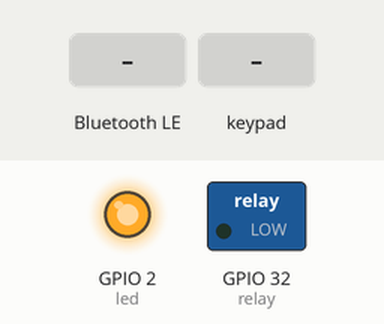
The program below on a simulated ESP32 board running MicroPython. Shown: switched loads named in the program (green lamp = pin HIGH), output pins drawn as LEDs (lit = HIGH). Inputs (shaded band) come from the test bench. Nothing arrives over Bluetooth unless stated; pins used as bus, display or sensor lines are not drawn; what the program prints to the serial console is not drawn.

Above: at 0.1 s.
At 1.8 s:
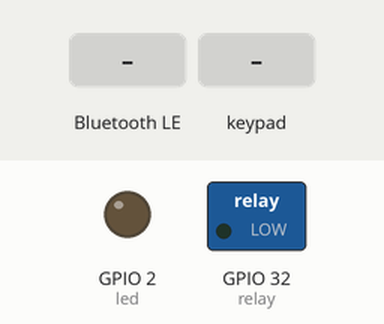
1.9 s: "OPEN" written over Bluetooth
At 3.0 s:
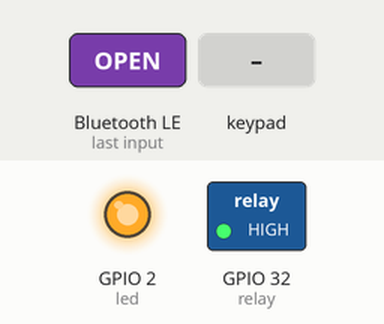
3.4 s: key '1' pressed
5.0 s: keypad keys 1 2 3 4 pressed 0.4 s apart
8.1 s: "#" written over Bluetooth
9.6 s: key '2' pressed
11.2 s: keypad keys 1 2 3 4 A pressed 0.4 s apart
Timing chart, 0 to 14.2 s (numbered marks = the images above; inputs shaded):
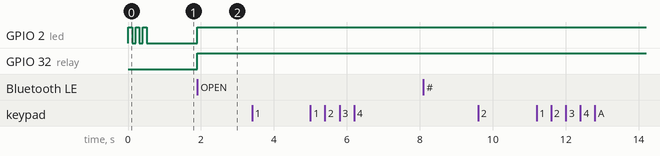

Measured:
- after the input at 1.9 s, GPIO 2 (led), GPIO 32 (relay): LOW → HIGH at once
- after the input at 3.4 s, every drawn part: stays the same
- after the input at 5.0 s, every drawn part: stays the same
- after the input at 8.1 s, every drawn part: stays the same
- after the input at 9.6 s, every drawn part: stays the same
- after the input at 11.2 s, every drawn part: stays the same

The program:

digital_safe_locker_T8.py
```python
"""
Digital Safe Locker - LILYGO T8 V1.7 ESP32-WROVER
Features:
- 3x4 or 4x3 Keypad for manual password entry
- Bluetooth control from Android app
- 6V Relay for door lock control
- 8MB PSRAM, TF Card support, 3D Antenna

Board: LILYGO T8 V1.7 ESP32-WROVER 8MB PSRAM
"""

from machine import Pin
import time
import bluetooth
from ble_simple_peripheral import BLESimplePeripheral

# ===== CONFIGURATION =====
CORRECT_PASSWORD = "1234"  # Change this to your desired password
LOCK_OPEN_TIME = 5  # Seconds to keep lock open
MAX_ATTEMPTS = 3  # Maximum wrong password attempts

# ===== LILYGO T8 V1.7 PIN DEFINITIONS =====
# Relay control pin
RELAY_PIN = 32

# 4x3 Keypad pins (3 rows, 4 columns)
# Using safe GPIO pins that don't conflict with SD card or PSRAM
ROW_PINS = [22, 21, 15]      # Row 1, 2, 3
COL_PINS = [13, 12, 14, 27]  # Col 1, 2, 3, 4

# Keypad matrix layout (3 rows x 4 columns)
KEYS = [
    ['1', '2', '3', 'A'],
    ['4', '5', '6', 'B'],
    ['7', '8', '9', 'C']
]

# ===== IMPORTANT: LILYGO T8 V1.7 PIN RESTRICTIONS =====
# DO NOT USE these pins (reserved for board functions):
# GPIO 0  - Boot/Flash button
# GPIO 2  - Onboard LED
# GPIO 4  - SD Card CS (if using SD card)
# GPIO 5  - SD Card
# GPIO 6-11 - Internal Flash (NEVER USE)
# GPIO 16-17 - PSRAM (if using PSRAM)
# GPIO 18 - SD Card SCK
# GPIO 19 - SD Card MISO
# GPIO 23 - SD Card MOSI

# SAFE TO USE (used in this project):
# GPIO 12, 13, 14, 15, 21, 22, 27, 32, 33

# ===== RESET BUTTON =====
# Hardware reset button wiring:
# - Connect one side of tactile button to EN pin
# - Connect other side to GND
# - Press button to reset ESP32
# - Accessible from battery compartment

# ===== HARDWARE SETUP =====
# Initialize relay (active HIGH)
relay = Pin(RELAY_PIN, Pin.OUT)
relay.value(0)  # Start with lock closed

# Initialize keypad rows as outputs (HIGH by default)
rows = [Pin(pin, Pin.OUT) for pin in ROW_PINS]
for row in rows:
    row.value(1)

# Initialize keypad columns as inputs with pull-up
cols = [Pin(pin, Pin.IN, Pin.PULL_UP) for pin in COL_PINS]

# Onboard LED (optional - for status indication)
led = Pin(2, Pin.OUT)

# ===== GLOBAL VARIABLES =====
entered_password = ""
failed_attempts = 0
lock_state = False  # False = locked, True = unlocked

# ===== DOOR LOCK FUNCTIONS =====
def open_lock():
    """Open the door lock"""
    global lock_state
    print("🔓 Lock OPENED")
    relay.value(1)  # Activate relay
    led.value(1)    # Turn on LED
    lock_state = True

def close_lock():
    """Close the door lock"""
    global lock_state
    print("🔒 Lock CLOSED")
    relay.value(0)  # Deactivate relay
    led.value(0)    # Turn off LED
    lock_state = False

def toggle_lock():
    """Toggle lock state"""
    if lock_state:
        close_lock()
    else:
        open_lock()

# ===== KEYPAD FUNCTIONS =====
def read_keypad():
    """
    Scan the keypad matrix and return pressed key
    Returns None if no key is pressed
    """
    for row_num, row_pin in enumerate(rows):
        # Set current row LOW
        row_pin.value(0)

        # Check each column
        for col_num, col_pin in enumerate(cols):
            if col_pin.value() == 0:  # Key pressed (column pulled LOW)
                # Debounce
                time.sleep_ms(20)
                if col_pin.value() == 0:
                    # Wait for key release
                    while col_pin.value() == 0:
                        time.sleep_ms(10)

                    # Set row back to HIGH
                    row_pin.value(1)

                    return KEYS[row_num][col_num]

        # Set row back to HIGH
        row_pin.value(1)

    return None

def process_keypad_input(key):
    """Process keypad button press"""
    global entered_password, failed_attempts

    print(f"Key pressed: {key}")

    if key == '#' or key == 'C':  # Enter/Submit
        if entered_password == CORRECT_PASSWORD:
            print("✅ Correct password!")
            open_lock()
            time.sleep(LOCK_OPEN_TIME)
            close_lock()
            failed_attempts = 0
        else:
            failed_attempts += 1
            print(f"❌ Wrong password! Attempt {failed_attempts}/{MAX_ATTEMPTS}")

            if failed_attempts >= MAX_ATTEMPTS:
                print("🚨 TOO MANY FAILED ATTEMPTS! Locking for 30 seconds...")
                # Blink LED during lockout
                for _ in range(30):
                    led.value(1)
                    time.sleep(0.5)
                    led.value(0)
                    time.sleep(0.5)
                failed_attempts = 0

        entered_password = ""  # Clear entered password

    elif key == '*' or key == 'A':  # Clear
        entered_password = ""
        print("🔄 Password cleared")

    elif key == 'B':  # Quick unlock (for testing/emergency)
        print("⚡ Emergency unlock!")
        open_lock()
        time.sleep(LOCK_OPEN_TIME)
        close_lock()

    else:  # Number key
        if len(entered_password) < 8:  # Limit password length
            entered_password += key
            print(f"Password: {'*' * len(entered_password)}")

# ===== BLUETOOTH FUNCTIONS =====
def on_rx(data):
    """Handle received Bluetooth data"""
    global failed_attempts

    command = data.decode().strip().upper()
    print(f"BT Command received: {command}")

    if command.startswith("PASS:"):
        # Password received from app
        password = command[5:]
        if password == CORRECT_PASSWORD:
            print("✅ Correct BT password!")
            open_lock()
            time.sleep(LOCK_OPEN_TIME)
            close_lock()
            ble.send("OK:UNLOCKED\n")
            failed_attempts = 0
        else:
            failed_attempts += 1
            print(f"❌ Wrong BT password! Attempt {failed_attempts}/{MAX_ATTEMPTS}")
            ble.send(f"ERROR:WRONG_PASSWORD:{failed_attempts}/{MAX_ATTEMPTS}\n")

    elif command == "OPEN":
        open_lock()
        ble.send("OK:OPENED\n")

    elif command == "CLOSE":
        close_lock()
        ble.send("OK:CLOSED\n")

    elif command == "TOGGLE":
        toggle_lock()
        state = "OPENED" if lock_state else "CLOSED"
        ble.send(f"OK:{state}\n")

    elif command == "STATUS":
        state = "OPENED" if lock_state else "CLOSED"
        ble.send(f"STATUS:{state}\n")

    elif command == "INFO":
        # Send board information
        info = "BOARD:LILYGO_T8_V1.7_ESP32-WROVER_8MB_PSRAM\n"
        ble.send(info)

    else:
        ble.send("ERROR:UNKNOWN_COMMAND\n")

# ===== BLUETOOTH SETUP =====
print("\n" + "="*50)
print("  LILYGO T8 V1.7 - Digital Safe Locker")
print("="*50)
print("Board: ESP32-WROVER with 8MB PSRAM")
print("Initializing Bluetooth...")

ble = BLESimplePeripheral("T8-SafeLock")
ble.on_write(on_rx)
print("✅ Bluetooth ready! Device name: T8-SafeLock")

# ===== MAIN LOOP =====
def main():
    """Main program loop"""
    print("\n" + "="*50)
    print("   DIGITAL SAFE LOCKER - READY")
    print("="*50)
    print(f"Set Password: {CORRECT_PASSWORD}")
    print("Keypad: Enter password, press # or C to submit")
    print("Keypad: Press * or A to clear")
    print("Keypad: Press B for emergency unlock")
    print("Bluetooth: Send 'PASS:xxxx' or 'OPEN'/'CLOSE'")
    print("="*50 + "\n")

    # Startup LED flash
    for _ in range(3):
        led.value(1)
        time.sleep(0.1)
        led.value(0)
        time.sleep(0.1)

    while True:
        # Check for keypad input
        key = read_keypad()
        if key:
            process_keypad_input(key)

        # Small delay to prevent excessive CPU usage
        time.sleep_ms(50)

# ===== START PROGRAM =====
if __name__ == "__main__":
    try:
        main()
    except KeyboardInterrupt:
        print("\n👋 Program stopped by user")
        close_lock()
        led.value(0)
    except Exception as e:
        print(f"❌ Error: {e}")
        close_lock()
        led.value(0)
```

ble_simple_peripheral.py
```python
"""
Simple BLE Peripheral for ESP32 MicroPython
Simplified BLE UART service implementation
"""

import bluetooth
from ble_advertising import advertising_payload
from micropython import const
import struct

_IRQ_CENTRAL_CONNECT = const(1)
_IRQ_CENTRAL_DISCONNECT = const(2)
_IRQ_GATTS_WRITE = const(3)

_FLAG_READ = const(0x0002)
_FLAG_WRITE_NO_RESPONSE = const(0x0004)
_FLAG_WRITE = const(0x0008)
_FLAG_NOTIFY = const(0x0010)

_UART_UUID = bluetooth.UUID("6E400001-B5A3-F393-E0A9-E50E24DCCA9E")
_UART_TX = (
    bluetooth.UUID("6E400003-B5A3-F393-E0A9-E50E24DCCA9E"),
    _FLAG_READ | _FLAG_NOTIFY,
)
_UART_RX = (
    bluetooth.UUID("6E400002-B5A3-F393-E0A9-E50E24DCCA9E"),
    _FLAG_WRITE | _FLAG_WRITE_NO_RESPONSE,
)
_UART_SERVICE = (
    _UART_UUID,
    (_UART_TX, _UART_RX),
)


class BLESimplePeripheral:
    def __init__(self, name="T8-Lock"):
        try:
            self._ble = bluetooth.BLE()
            self._ble.active(True)
            self._ble.irq(self._irq)
            ((self._handle_tx, self._handle_rx),) = self._ble.gatts_register_services((_UART_SERVICE,))
            self._connections = set()
            self._write_callback = None
            self.device_name = name
            self.service_uuid = _UART_UUID
            self._advertise()
        except Exception as e:
            print(f"BT: Init error: {e}")
            raise

    def _irq(self, event, data):
        # Track connections with error handling
        try:
            if event == _IRQ_CENTRAL_CONNECT:
                conn_handle, _, _ = data
                print("BT: Device connected")
                self._connections.add(conn_handle)
            elif event == _IRQ_CENTRAL_DISCONNECT:
                conn_handle, _, _ = data
                print("BT: Device disconnected")
                self._connections.discard(conn_handle)  # Use discard instead of remove
                self._advertise()
            elif event == _IRQ_GATTS_WRITE:
                conn_handle, value_handle = data
                if value_handle == self._handle_rx and self._write_callback:
                    try:
                        value = self._ble.gatts_read(value_handle)
                        if value:  # Only call callback if we got valid data
                            self._write_callback(value)
                    except Exception as e:
                        print(f"BT: Callback error: {e}")
        except Exception as e:
            print(f"BT: IRQ error (event={event}): {e}")

    def send(self, data):
        # Ensure data is bytes
        if isinstance(data, str):
            data = data.encode('utf-8')
        elif not isinstance(data, (bytes, bytearray)):
            data = str(data).encode('utf-8')

        # Make a copy of connections to avoid modification during iteration
        connections_copy = list(self._connections)
        for conn_handle in connections_copy:
            try:
                self._ble.gatts_notify(conn_handle, self._handle_tx, data)
            except Exception as e:
                print(f"BT: Send error on handle {conn_handle}: {e}")
                # Remove invalid connection
                try:
                    self._connections.discard(conn_handle)
                except:
                    pass

    def is_connected(self):
        return len(self._connections) > 0

    def _advertise(self, interval_us=500000):
        try:
            print("BT: Advertising with two payloads......")
            adv_data = advertising_payload(name=self.device_name)
            resp_data = advertising_payload(services=[self.service_uuid])
            if len(adv_data) <= 31 and len(resp_data) <= 31:
                print(f"BT: Advertising (Adv Len: {len(adv_data)}, Resp Len: {len(resp_data)})")
                # Pass BOTH payloads to the gap_advertise function
                if self._ble and hasattr(self._ble, 'gap_advertise'):
                    self._ble.gap_advertise(interval_us, adv_data=adv_data, resp_data=resp_data)
            else:
                # This should ideally not happen now
                print(f"Error: Payloads still too long. Adv len: {len(adv_data)}, Resp len: {len(resp_data)}")
        except Exception as e:
            print(f"BT: Advertise error: {e}")

    def on_write(self, callback):
        self._write_callback = callback
```

ble_advertising.py
```python
"""
BLE Advertising payload helper
"""

from micropython import const
import struct

_ADV_TYPE_FLAGS = const(0x01)
_ADV_TYPE_NAME = const(0x09)
_ADV_TYPE_UUID16_COMPLETE = const(0x3)
_ADV_TYPE_UUID32_COMPLETE = const(0x5)
_ADV_TYPE_UUID128_COMPLETE = const(0x7)
_ADV_TYPE_APPEARANCE = const(0x19)


def advertising_payload(limited_disc=False, br_edr=False, name=None, services=None, appearance=0):
    payload = bytearray()

    def _append(adv_type, value):
        nonlocal payload
        payload += struct.pack("BB", len(value) + 1, adv_type) + value

    _append(
        _ADV_TYPE_FLAGS,
        struct.pack("B", (0x01 if limited_disc else 0x02) + (0x18 if br_edr else 0x04)),
    )

    if name:
        if isinstance(name, str):
            name = name.encode('utf-8')
        _append(_ADV_TYPE_NAME, name)

    if services:
        for uuid in services:
            b = bytes(uuid)
            if len(b) == 2:
                _append(_ADV_TYPE_UUID16_COMPLETE, b)
            elif len(b) == 4:
                _append(_ADV_TYPE_UUID32_COMPLETE, b)
            elif len(b) == 16:
                _append(_ADV_TYPE_UUID128_COMPLETE, b)

    if appearance:
        _append(_ADV_TYPE_APPEARANCE, struct.pack("<h", appearance))

    return payload
```
